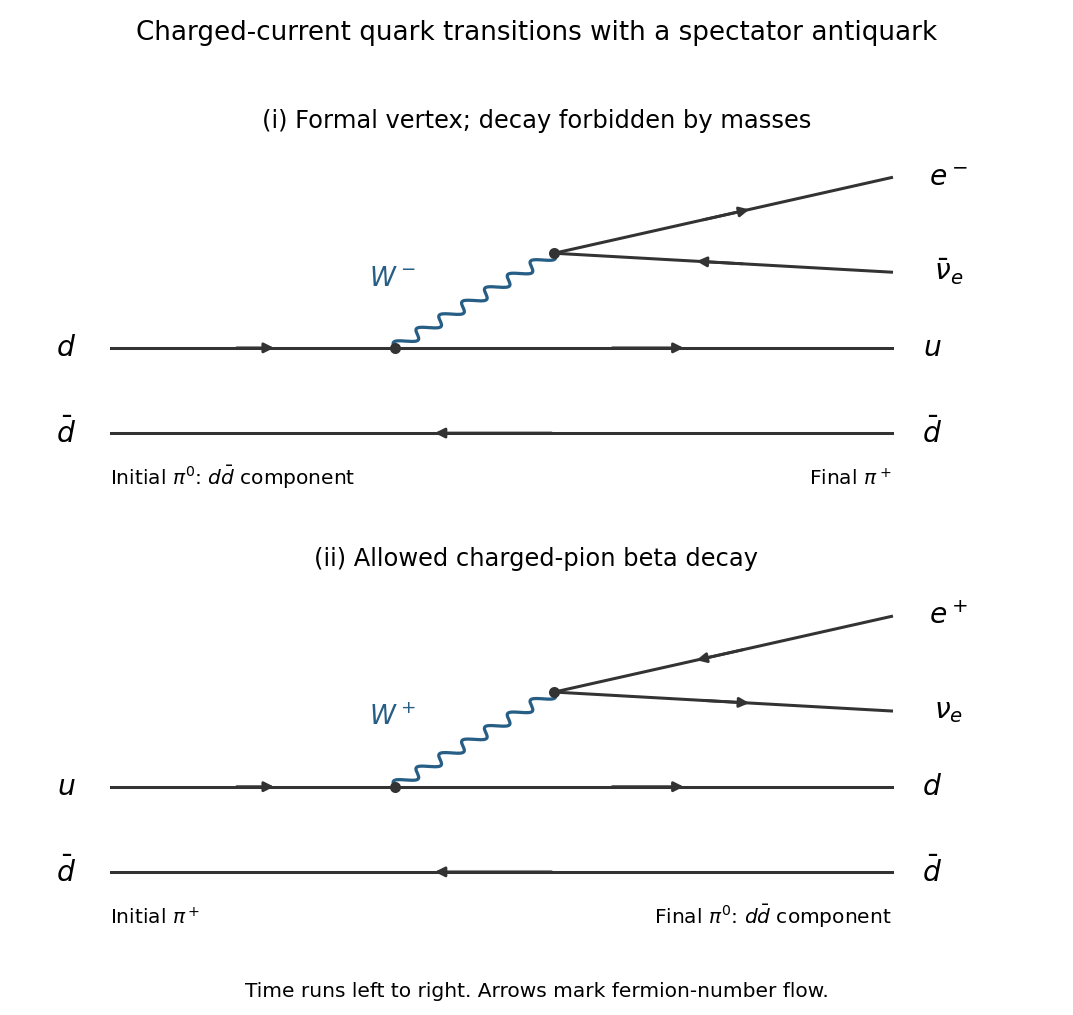

Write Python code to recreate this figure.
"""Original solution diagrams for the 2022 Particle and Nuclear Physics exam.

Writes the PNG basename into the current working directory.
Dependencies are declared in the repository pyproject.toml.
Tested: Python 3.14.4, NumPy 2.3.5, Matplotlib 3.10.7.
"""
from pathlib import Path
import matplotlib
matplotlib.use("Agg")
import matplotlib.pyplot as plt
import numpy as np


def fermion(ax, start, finish, backwards=False):
    ax.plot([start[0], finish[0]], [start[1], finish[1]], color="#333333", linewidth=1.5)
    a, b = np.array(start), np.array(finish)
    if backwards:
        a, b = b, a
    begin, end = a + 0.43 * (b - a), a + 0.59 * (b - a)
    ax.annotate("", xy=end, xytext=begin, arrowprops={"arrowstyle": "-|>", "color": "#333333", "lw": 1.4})


def wavy(ax, start, finish):
    a, b = np.array(start), np.array(finish)
    delta = b - a
    normal = np.array([-delta[1], delta[0]]) / np.linalg.norm(delta)
    t = np.linspace(0, 1, 220)
    wave = a[:, None] + delta[:, None] * t + 0.045 * normal[:, None] * np.sin(14 * np.pi * t)
    ax.plot(wave[0], wave[1], color="#275e85", linewidth=1.6)


def panel(ax, reverse):
    active_in = r"$u$" if reverse else r"$d$"
    active_out = r"$d$" if reverse else r"$u$"
    vertex, fork = (2.0, 1.0), (2.9, 2.0)
    fermion(ax, (0.4, 1.0), vertex)
    fermion(ax, vertex, (4.8, 1.0))
    fermion(ax, (0.4, 0.1), (4.8, 0.1), backwards=True)
    wavy(ax, vertex, fork)
    ax.scatter([vertex[0], fork[0]], [vertex[1], fork[1]], s=20, color="#333333", zorder=4)
    # The charged-lepton line has outgoing e+ for the reverse process.
    fermion(ax, fork, (4.8, 2.8), backwards=reverse)
    fermion(ax, fork, (4.8, 1.8), backwards=not reverse)
    for x, y, label in [(0.15, 1.0, active_in), (5.03, 1.0, active_out),
                        (0.15, 0.1, r"$\bar d$"), (5.03, 0.1, r"$\bar d$"),
                        (5.12, 2.8, r"$e^+$" if reverse else r"$e^-$"),
                        (5.12, 1.8, r"$\nu_e$" if reverse else r"$\bar\nu_e$")]:
        ax.text(x, y, label, ha="center", va="center", fontsize=14)
    ax.text(2.12, 1.65, r"$W^+$" if reverse else r"$W^-$", color="#275e85", ha="right", fontsize=13)
    ax.text(0.4, -0.45, r"Initial $\pi^+$" if reverse else r"Initial $\pi^0$: $d\bar d$ component", ha="left", fontsize=10)
    ax.text(4.8, -0.45, r"Final $\pi^0$: $d\bar d$ component" if reverse else r"Final $\pi^+$", ha="right", fontsize=10)
    ax.set_title("(ii) Allowed charged-pion beta decay" if reverse else "(i) Formal vertex; decay forbidden by masses", fontsize=12)
    ax.set_xlim(-0.1, 5.7)
    ax.set_ylim(-0.7, 3.2)
    ax.axis("off")


def main():
    fig, axes = plt.subplots(2, 1, figsize=(7.4, 7.0))
    panel(axes[0], False)
    panel(axes[1], True)
    fig.suptitle("Charged-current quark transitions with a spectator antiquark", fontsize=13)
    fig.text(0.5, 0.018, "Time runs left to right. Arrows mark fermion-number flow.", ha="center", fontsize=10)
    fig.tight_layout(rect=(0, 0.045, 1, 0.96), h_pad=2.0)
    fig.savefig(Path(__file__).with_suffix(".png").name, dpi=145, facecolor="white")
    plt.close(fig)


if __name__ == "__main__":
    main()
